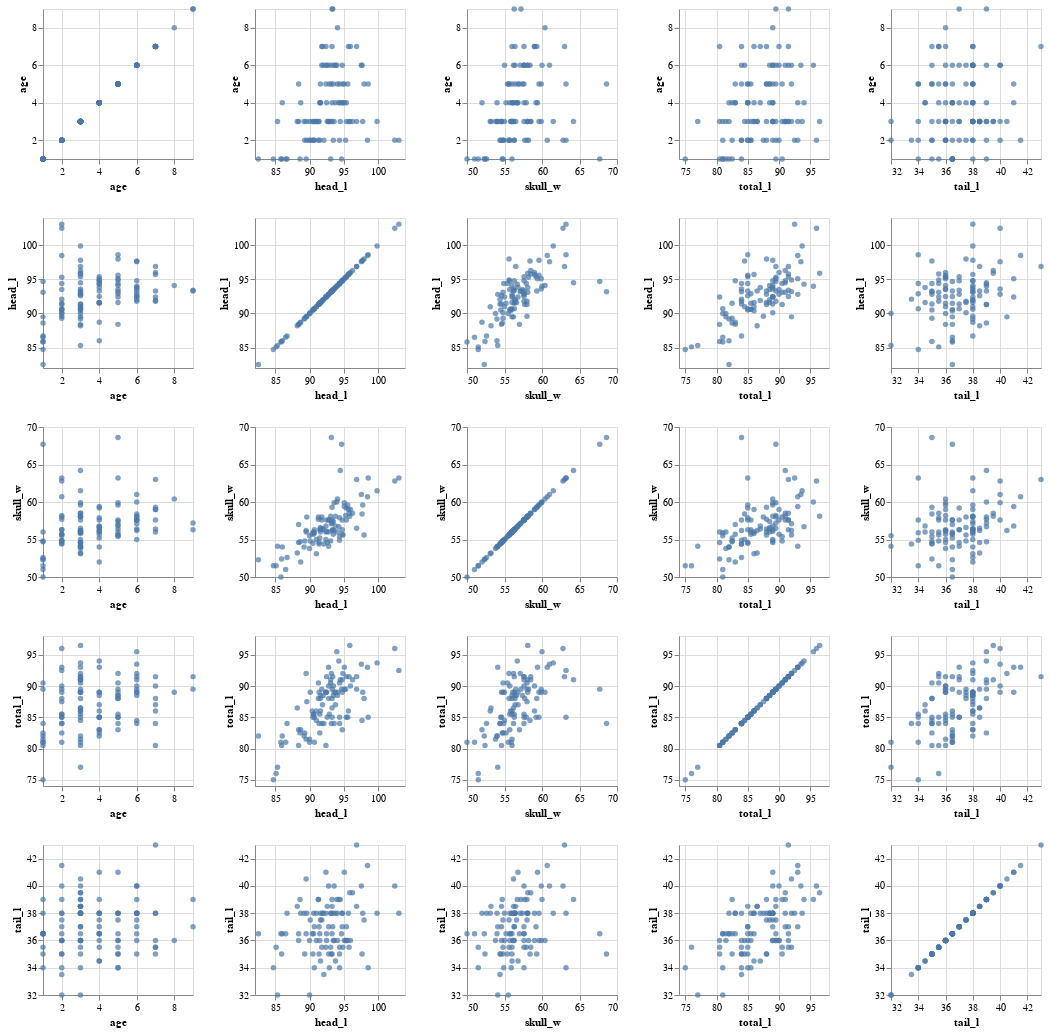

Notebook code cell kept with this figure:
### Markdown cell above
### Explorative analysis

### Code cell
alt.Chart(df).mark_circle().encode(
    x=alt.X(alt.repeat("column"), 
            type='quantitative',
            scale=alt.Scale(zero=False)
            ),
    y=alt.Y(alt.repeat("row"), 
            type='quantitative',
            scale=alt.Scale(zero=False)
             )
).properties(
    width=150,
    height=150
).repeat(
    row=list_numeric,
    column=list_numeric
)

### Figure 1 — Vega-Lite specification as saved in the notebook (floating-point values rounded to 4 significant figures)
{"config": {"view": {"continuousWidth": 400, "continuousHeight": 300}}, "repeat": {"column": ["age", "head_l", "skull_w", "total_l", "tail_l"], "row": ["age", "head_l", "skull_w", "total_l", "tail_l"]}, "spec": {"data": {"name": "data-6f19ab7b804933fb23fa2115095b23c3"}, "mark": "circle", "encoding": {"x": {"field": {"repeat": "column"}, "scale": {"zero": false}, "type": "quantitative"}, "y": {"field": {"repeat": "row"}, "scale": {"zero": false}, "type": "quantitative"}}, "height": 150, "width": 150}, "$schema": "https://vega.github.io/schema/vega-lite/v4.17.0.json", "datasets": {"data-6f19ab7b804933fb23fa2115095b23c3": [{"site": 1, "pop": "Vic", "sex": "m", "age": 8.0, "head_l": 94.1, "skull_w": 60.4, "total_l": 89.0, "tail_l": 36.0}, {"site": 1, "pop": "Vic", "sex": "f", "age": 6.0, "head_l": 92.5, "skull_w": 57.6, "total_l": 91.5, "tail_l": 36.5}, {"site": 1, "pop": "Vic", "sex": "f", "age": 6.0, "head_l": 94.0, "skull_w": 60.0, "total_l": 95.5, "tail_l": 39.0}, {"site": 1, "pop": "Vic", "sex": "f", "age": 6.0, "head_l": 93.2, "skull_w": 57.1, "total_l": 92.0, "tail_l": 38.0}, {"site": 1, "pop": "Vic", "sex": "f", "age": 2.0, "head_l": 91.5, "skull_w": 56.3, "total_l": 85.5, "tail_l": 36.0}, {"site": 1, "pop": "Vic", "sex": "f", "age": 1.0, "head_l": 93.1, "skull_w": 54.8, "total_l": 90.5, "tail_l": 35.5}, {"site": 1, "pop": "Vic", "sex": "m", "age": 2.0, "head_l": 95.3, "skull_w": 58.2, "total_l": 89.5, "tail_l": 36.0}, {"site": 1, "pop": "Vic", "sex": "f", "age": 6.0, "head_l": 94.8, "skull_w": 57.6, "total_l": 91.0, "tail_l": 37.0}, {"site": 1, "pop": "Vic", "sex": "f", "age": 9.0, "head_l": 93.4, "skull_w": 56.3, "total_l": 91.5, "tail_l": 37.0}, {"site": 1, "pop": "Vic", "sex": "f", "age": 6.0, "head_l": 91.8, "skull_w": 58.0, "total_l": 89.5, "tail_l": 37.5}, {"site": 1, "pop": "Vic", "sex": "f", "age": 9.0, "head_l": 93.3, "skull_w": 57.2, "total_l": 89.5, "tail_l": 39.0}, {"site": 1, "pop": "Vic", "sex": "f", "age": 5.0, "head_l": 94.9, "skull_w": 55.6, "total_l": 92.0, "tail_l": 35.5}, {"site": 1, "pop": "Vic", "sex": "m", "age": 5.0, "head_l": 95.1, "skull_w": 59.9, "total_l": 89.5, "tail_l": 36.0}, {"site": 1, "pop": "Vic", "sex": "m", "age": 3.0, "head_l": 95.4, "skull_w": 57.6, "total_l": 91.5, "tail_l": 36.0}, {"site": 1, "pop": "Vic", "sex": "m", "age": 5.0, "head_l": 92.9, "skull_w": 57.6, "total_l": 85.5, "tail_l": 34.0}, {"site": 1, "pop": "Vic", "sex": "m", "age": 4.0, "head_l": 91.6, "skull_w": 56.0, "total_l": 86.0, "tail_l": 34.5}, {"site": 1, "pop": "Vic", "sex": "f", "age": 1.0, "head_l": 94.7, "skull_w": 67.7, "total_l": 89.5, "tail_l": 36.5}, {"site": 1, "pop": "Vic", "sex": "m", "age": 2.0, "head_l": 93.5, "skull_w": 55.7, "total_l": 90.0, "tail_l": 36.0}, {"site": 1, "pop": "Vic", "sex": "f", "age": 5.0, "head_l": 94.4, "skull_w": 55.4, "total_l": 90.5, "tail_l": 35.0}, {"site": 1, "pop": "Vic", "sex": "f", "age": 4.0, "head_l": 94.8, "skull_w": 56.3, "total_l": 89.0, "tail_l": 38.0}, {"site": 1, "pop": "Vic", "sex": "f", "age": 3.0, "head_l": 95.9, "skull_w": 58.1, "total_l": 96.5, "tail_l": 39.5}, {"site": 1, "pop": "Vic", "sex": "m", "age": 3.0, "head_l": 96.3, "skull_w": 58.5, "total_l": 91.0, "tail_l": 39.5}, {"site": 1, "pop": "Vic", "sex": "f", "age": 4.0, "head_l": 92.5, "skull_w": 56.1, "total_l": 89.0, "tail_l": 36.0}, {"site": 1, "pop": "Vic", "sex": "m", "age": 2.0, "head_l": 94.4, "skull_w": 54.9, "total_l": 84.0, "tail_l": 34.0}, {"site": 1, "pop": "Vic", "sex": "m", "age": 3.0, "head_l": 95.8, "skull_w": 58.5, "total_l": 91.5, "tail_l": 35.5}, {"site": 1, "pop": "Vic", "sex": "m", "age": 7.0, "head_l": 96.0, "skull_w": 59.0, "total_l": 90.0, "tail_l": 36.0}, {"site": 1, "pop": "Vic", "sex": "f", "age": 2.0, "head_l": 90.5, "skull_w": 54.5, "total_l": 85.0, "tail_l": 35.0}, {"site": 1, "pop": "Vic", "sex": "m", "age": 4.0, "head_l": 93.8, "skull_w": 56.8, "total_l": 87.0, "tail_l": 34.5}, {"site": 1, "pop": "Vic", "sex": "f", "age": 3.0, "head_l": 92.8, "skull_w": 56.0, "total_l": 88.0, "tail_l": 35.0}, {"site": 1, "pop": "Vic", "sex": "f", "age": 2.0, "head_l": 92.1, "skull_w": 54.4, "total_l": 84.0, "tail_l": 33.5}, {"site": 1, "pop": "Vic", "sex": "m", "age": 3.0, "head_l": 92.8, "skull_w": 54.1, "total_l": 93.0, "tail_l": 37.0}, {"site": 1, "pop": "Vic", "sex": "f", "age": 4.0, "head_l": 94.3, "skull_w": 56.7, "total_l": 94.0, "tail_l": 39.0}, {"site": 1, "pop": "Vic", "sex": "m", "age": 3.0, "head_l": 91.4, "skull_w": 54.6, "total_l": 89.0, "tail_l": 37.0}, {"site": 2, "pop": "Vic", "sex": "m", "age": 2.0, "head_l": 90.6, "skull_w": 55.7, "total_l": 85.5, "tail_l": 36.5}, {"site": 2, "pop": "Vic", "sex": "m", "age": 4.0, "head_l": 94.4, "skull_w": 57.9, "total_l": 85.0, "tail_l": 35.5}, {"site": 2, "pop": "Vic", "sex": "m", "age": 7.0, "head_l": 93.3, "skull_w": 59.3, "total_l": 88.0, "tail_l": 35.0}, {"site": 2, "pop": "Vic", "sex": "f", "age": 2.0, "head_l": 89.3, "skull_w": 54.8, "total_l": 82.5, "tail_l": 35.0}, {"site": 2, "pop": "Vic", "sex": "m", "age": 7.0, "head_l": 92.4, "skull_w": 56.0, "total_l": 80.5, "tail_l": 35.5}, {"site": 2, "pop": "Vic", "sex": "f", "age": 1.0, "head_l": 84.7, "skull_w": 51.5, "total_l": 75.0, "tail_l": 34.0}, {"site": 2, "pop": "Vic", "sex": "f", "age": 3.0, "head_l": 91.0, "skull_w": 55.0, "total_l": 84.5, "tail_l": 36.0}, {"site": 2, "pop": "Vic", "sex": "f", "age": 5.0, "head_l": 88.4, "skull_w": 57.0, "total_l": 83.0, "tail_l": 36.5}, {"site": 2, "pop": "Vic", "sex": "m", "age": 3.0, "head_l": 85.3, "skull_w": 54.1, "total_l": 77.0, "tail_l": 32.0}, {"site": 2, "pop": "Vic", "sex": "f", "age": 2.0, "head_l": 90.0, "skull_w": 55.5, "total_l": 81.0, "tail_l": 32.0}, {"site": 2, "pop": "Vic", "sex": "m", "age": null, "head_l": 85.1, "skull_w": 51.5, "total_l": 76.0, "tail_l": 35.5}, {"site": 2, "pop": "Vic", "sex": "m", "age": 3.0, "head_l": 90.7, "skull_w": 55.9, "total_l": 81.0, "tail_l": 34.0}, {"site": 2, "pop": "Vic", "sex": "m", "age": null, "head_l": 91.4, "skull_w": 54.4, "total_l": 84.0, "tail_l": 35.0}, {"site": 3, "pop": "other", "sex": "m", "age": 2.0, "head_l": 90.1, "skull_w": 54.8, "total_l": 89.0, "tail_l": 37.5}, {"site": 3, "pop": "other", "sex": "m", "age": 5.0, "head_l": 98.6, "skull_w": 63.2, "total_l": 85.0, "tail_l": 34.0}, {"site": 3, "pop": "other", "sex": "m", "age": 4.0, "head_l": 95.4, "skull_w": 59.2, "total_l": 85.0, "tail_l": 37.0}, {"site": 3, "pop": "other", "sex": "f", "age": 5.0, "head_l": 91.6, "skull_w": 56.4, "total_l": 88.0, "tail_l": 38.0}, {"site": 3, "pop": "other", "sex": "f", "age": 5.0, "head_l": 95.6, "skull_w": 59.6, "total_l": 85.0, "tail_l": 36.0}, {"site": 3, "pop": "other", "sex": "m", "age": 6.0, "head_l": 97.6, "skull_w": 61.0, "total_l": 93.5, "tail_l": 40.0}, {"site": 3, "pop": "other", "sex": "f", "age": 3.0, "head_l": 93.1, "skull_w": 58.1, "total_l": 91.0, "tail_l": 38.0}, {"site": 4, "pop": "other", "sex": "m", "age": 7.0, "head_l": 96.9, "skull_w": 63.0, "total_l": 91.5, "tail_l": 43.0}, {"site": 4, "pop": "other", "sex": "m", "age": 2.0, "head_l": 103.1, "skull_w": 63.2, "total_l": 92.5, "tail_l": 38.0}, {"site": 4, "pop": "other", "sex": "m", "age": 3.0, "head_l": 99.9, "skull_w": 61.5, "total_l": 93.7, "tail_l": 38.0}, {"site": 4, "pop": "other", "sex": "f", "age": 4.0, "head_l": 95.1, "skull_w": 59.4, "total_l": 93.0, "tail_l": 41.0}, {"site": 4, "pop": "other", "sex": "m", "age": 3.0, "head_l": 94.5, "skull_w": 64.2, "total_l": 91.0, "tail_l": 39.0}, {"site": 4, "pop": "other", "sex": "m", "age": 2.0, "head_l": 102.5, "skull_w": 62.8, "total_l": 96.0, "tail_l": 40.0}, {"site": 4, "pop": "other", "sex": "f", "age": 2.0, "head_l": 91.3, "skull_w": 57.7, "total_l": 88.0, "tail_l": 39.0}, {"site": 5, "pop": "other", "sex": "m", "age": 7.0, "head_l": 95.7, "skull_w": 59.0, "total_l": 86.0, "tail_l": 38.0}, {"site": 5, "pop": "other", "sex": "f", "age": 3.0, "head_l": 91.3, "skull_w": 58.0, "total_l": 90.5, "tail_l": 39.0}, {"site": 5, "pop": "other", "sex": "f", "age": 6.0, "head_l": 92.0, "skull_w": 56.4, "total_l": 88.5, "tail_l": 38.0}, {"site": 5, "pop": "other", "sex": "f", "age": 3.0, "head_l": 96.9, "skull_w": 56.5, "total_l": 89.5, "tail_l": 38.5}, {"site": 5, "pop": "other", "sex": "f", "age": 5.0, "head_l": 93.5, "skull_w": 57.4, "total_l": 88.5, "tail_l": 38.0}, {"site": 5, "pop": "other", "sex": "f", "age": 3.0, "head_l": 90.4, "skull_w": 55.8, "total_l": 86.0, "tail_l": 36.5}, {"site": 5, "pop": "other", "sex": "m", "age": 4.0, "head_l": 93.3, "skull_w": 57.6, "total_l": 85.0, "tail_l": 36.5}, {"site": 5, "pop": "other", "sex": "m", "age": 5.0, "head_l": 94.1, "skull_w": 56.0, "total_l": 88.5, "tail_l": 38.0}, {"site": 5, "pop": "other", "sex": "m", "age": 5.0, "head_l": 98.0, "skull_w": 55.6, "total_l": 88.0, "tail_l": 37.5}, {"site": 5, "pop": "other", "sex": "f", "age": 7.0, "head_l": 91.9, "skull_w": 56.4, "total_l": 87.0, "tail_l": 38.0}, {"site": 5, "pop": "other", "sex": "m", "age": 6.0, "head_l": 92.8, "skull_w": 57.6, "total_l": 90.0, "tail_l": 40.0}, {"site": 5, "pop": "other", "sex": "m", "age": 1.0, "head_l": 85.9, "skull_w": 52.4, "total_l": 80.5, "tail_l": 35.0}, {"site": 5, "pop": "other", "sex": "m", "age": 1.0, "head_l": 82.5, "skull_w": 52.3, "total_l": 82.0, "tail_l": 36.5}, {"site": 6, "pop": "other", "sex": "f", "age": 4.0, "head_l": 88.7, "skull_w": 52.0, "total_l": 83.0, "tail_l": 38.0}, {"site": 6, "pop": "other", "sex": "m", "age": 6.0, "head_l": 93.8, "skull_w": 58.1, "total_l": 89.0, "tail_l": 38.0}, {"site": 6, "pop": "other", "sex": "m", "age": 5.0, "head_l": 92.4, "skull_w": 56.8, "total_l": 89.0, "tail_l": 41.0}, {"site": 6, "pop": "other", "sex": "m", "age": 6.0, "head_l": 93.6, "skull_w": 56.2, "total_l": 84.0, "tail_l": 36.0}, {"site": 6, "pop": "other", "sex": "m", "age": 1.0, "head_l": 86.5, "skull_w": 51.0, "total_l": 81.0, "tail_l": 36.5}, {"site": 6, "pop": "other", "sex": "m", "age": 1.0, "head_l": 85.8, "skull_w": 50.0, "total_l": 81.0, "tail_l": 36.5}, {"site": 6, "pop": "other", "sex": "m", "age": 1.0, "head_l": 86.7, "skull_w": 52.6, "total_l": 84.0, "tail_l": 38.0}, {"site": 6, "pop": "other", "sex": "m", "age": 3.0, "head_l": 90.6, "skull_w": 56.0, "total_l": 85.5, "tail_l": 38.0}, {"site": 6, "pop": "other", "sex": "f", "age": 4.0, "head_l": 86.0, "skull_w": 54.0, "total_l": 82.0, "tail_l": 36.5}, {"site": 6, "pop": "other", "sex": "f", "age": 3.0, "head_l": 90.0, "skull_w": 53.8, "total_l": 81.5, "tail_l": 36.0}, {"site": 6, "pop": "other", "sex": "m", "age": 3.0, "head_l": 88.4, "skull_w": 54.6, "total_l": 80.5, "tail_l": 36.0}, {"site": 6, "pop": "other", "sex": "m", "age": 3.0, "head_l": 89.5, "skull_w": 56.2, "total_l": 92.0, "tail_l": 40.5}, {"site": 6, "pop": "other", "sex": "f", "age": 3.0, "head_l": 88.2, "skull_w": 53.2, "total_l": 86.5, "tail_l": 38.5}, {"site": 7, "pop": "other", "sex": "m", "age": 2.0, "head_l": 98.5, "skull_w": 60.7, "total_l": 93.0, "tail_l": 41.5}, {"site": 7, "pop": "other", "sex": "f", "age": 2.0, "head_l": 89.6, "skull_w": 58.0, "total_l": 87.5, "tail_l": 38.0}, {"site": 7, "pop": "other", "sex": "m", "age": 6.0, "head_l": 97.7, "skull_w": 58.4, "total_l": 84.5, "tail_l": 35.0}, {"site": 7, "pop": "other", "sex": "m", "age": 3.0, "head_l": 92.6, "skull_w": 54.6, "total_l": 85.0, "tail_l": 38.5}, {"site": 7, "pop": "other", "sex": "m", "age": 3.0, "head_l": 97.8, "skull_w": 59.6, "total_l": 89.0, "tail_l": 38.0}, {"site": 7, "pop": "other", "sex": "m", "age": 2.0, "head_l": 90.7, "skull_w": 56.3, "total_l": 85.0, "tail_l": 37.0}, {"site": 7, "pop": "other", "sex": "m", "age": 3.0, "head_l": 89.2, "skull_w": 54.0, "total_l": 82.0, "tail_l": 38.0}, {"site": 7, "pop": "other", "sex": "m", "age": 7.0, "head_l": 91.8, "skull_w": 57.6, "total_l": 84.0, "tail_l": 35.5}, {"site": 7, "pop": "other", "sex": "m", "age": 4.0, "head_l": 91.6, "skull_w": 56.6, "total_l": 88.5, "tail_l": 37.5}, {"site": 7, "pop": "other", "sex": "m", "age": 4.0, "head_l": 94.8, "skull_w": 55.7, "total_l": 83.0, "tail_l": 38.0}, {"site": 7, "pop": "other", "sex": "m", "age": 3.0, "head_l": 91.0, "skull_w": 53.1, "total_l": 86.0, "tail_l": 38.0}, {"site": 7, "pop": "other", "sex": "m", "age": 5.0, "head_l": 93.2, "skull_w": 68.6, "total_l": 84.0, "tail_l": 35.0}, {"site": 7, "pop": "other", "sex": "f", "age": 3.0, "head_l": 93.3, "skull_w": 56.2, "total_l": 86.5, "tail_l": 38.5}, {"site": 7, "pop": "other", "sex": "m", "age": 1.0, "head_l": 89.5, "skull_w": 56.0, "total_l": 81.5, "tail_l": 36.5}, {"site": 7, "pop": "other", "sex": "m", "age": 1.0, "head_l": 88.6, "skull_w": 54.7, "total_l": 82.5, "tail_l": 39.0}, {"site": 7, "pop": "other", "sex": "f", "age": 6.0, "head_l": 92.4, "skull_w": 55.0, "total_l": 89.0, "tail_l": 38.0}, {"site": 7, "pop": "other", "sex": "m", "age": 4.0, "head_l": 91.5, "skull_w": 55.2, "total_l": 82.5, "tail_l": 36.5}, {"site": 7, "pop": "other", "sex": "f", "age": 3.0, "head_l": 93.6, "skull_w": 59.9, "total_l": 89.0, "tail_l": 40.0}]}}
